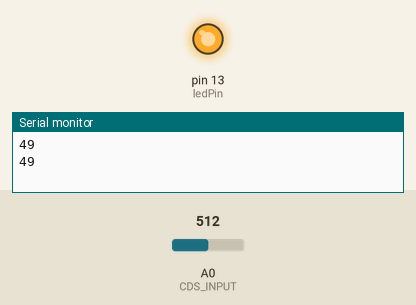
This sketch was run on a simulated Arduino Uno, built with avr-gcc and run on an emulated ATmega328P. On the bench: output pins drawn as LEDs (lit = HIGH), the last lines printed to the serial monitor. The test bench sets the inputs (shaded band); at power-on: A0 (CDS_INPUT) = 512.

Above: at 1.8 s.
1.9 s: A0 (CDS_INPUT) set to 445
3.4 s: A0 (CDS_INPUT) set to 419
At 5.2 s:
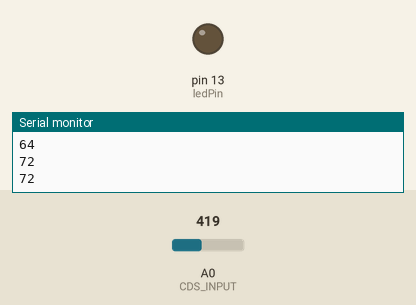
5.5 s: A0 (CDS_INPUT) set to 511
At 6.7 s:
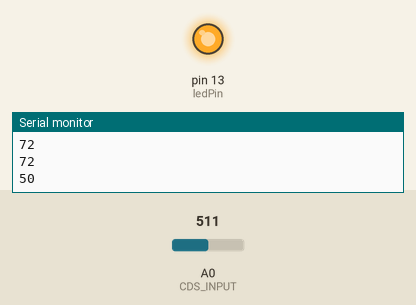
7.5 s: A0 (CDS_INPUT) set to 306
At 9.4 s:
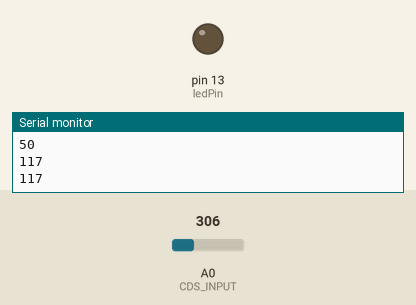
Timing chart, 0 to 10.5 s (numbered marks = the images above; inputs shaded):
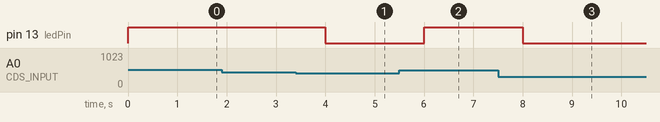

Measured:
- the behaviour switches between 427 and 426 on A0 (CDS_INPUT) (found by bisection; images 0 and 1)
- after the input at 3.4 s, pin 13 (ledPin): HIGH → LOW after 0.60 s
- after the input at 5.5 s, pin 13 (ledPin): LOW → HIGH after 0.50 s
- after the input at 7.5 s, pin 13 (ledPin): HIGH → LOW after 0.50 s

The sketch:

AA24_CdS_LED.ino.ino
```cpp
#define CDS_INPUT 0

const int ledPin = 13;

int threshold = 70;


void setup() {
  // put your setup code here, to run once:
  pinMode(ledPin, OUTPUT);

  Serial.begin(9600);
}

void loop() {
  // put your main code here, to run repeatedly:
  int value = analogRead(CDS_INPUT);
  int lux = int(luminosity(value));
  Serial.println(lux);

  if (lux >=threshold)
    digitalWrite(ledPin,LOW);
  else
    digitalWrite(ledPin,HIGH);

  delay(1000);

}

double luminosity (int RawADC0){
  double Vout=RawADC0*5.0/1023;
  double lux=(2500/Vout-500)/10;
  return lux;
}
```
